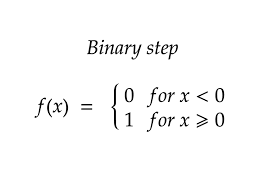
#> input picture Machine Learning/Deep Learning/Activation Function/Types/images/binary.png, 265 x 190 px
$ jupyter execute binary.ipynb
#> lines starting #> are read from the running program, lines starting #| are printed output that depends on the picture
1. [Binary Function](#binary-function)

#### Binary Function:
- the values for binary function ranges as either 0 or 1
- the binary function used in the output layer of neural network

[cell 1]
from PIL import Image
from IPython.display import display

img = Image.open('images/binary.png')
#> img is the input picture: PIL image 265x190 P; min 0, max 255, mean 249.9
new_image = img.resize((200, 130))
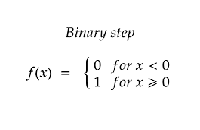
#> new_image: PIL image 200x130 P; min 0, max 255, mean 249.9
display(new_image)

[cell 2]
from PIL import Image
from IPython.display import display

img = Image.open('images/binary1.png')
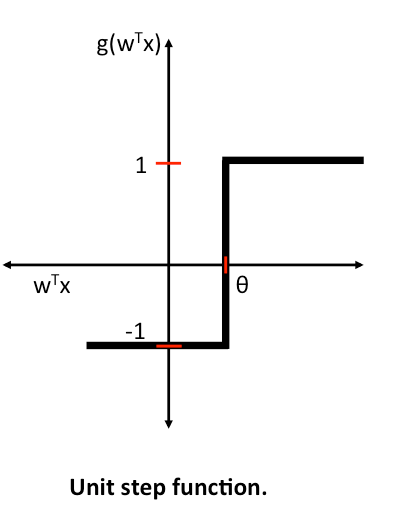
#> input picture Machine Learning/Deep Learning/Activation Function/Types/images/binary1.png, 395 x 512 px
#> img is the input picture: PIL image 395x512 RGBA; mean R, G, B, A 245.9, 245.7, 245.7, 255
new_image = img.resize((300, 320))
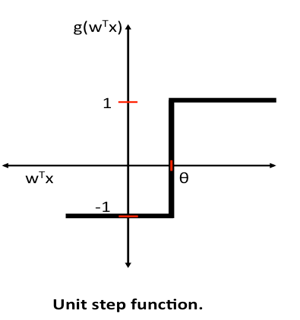
#> new_image: PIL image 300x320 RGBA; mean R, G, B, A 245.9, 245.6, 245.6, 255
display(new_image)
